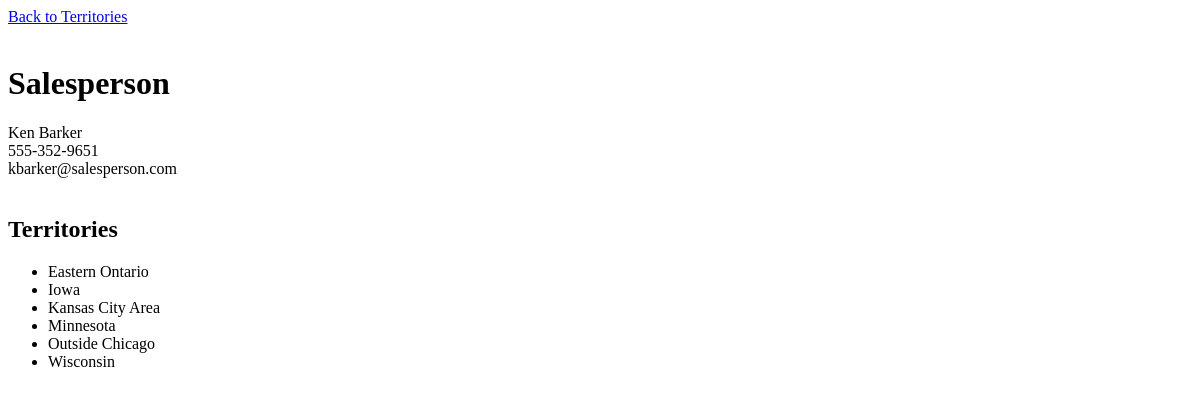
Before: /salesperson.php?id=5 with the older database file.
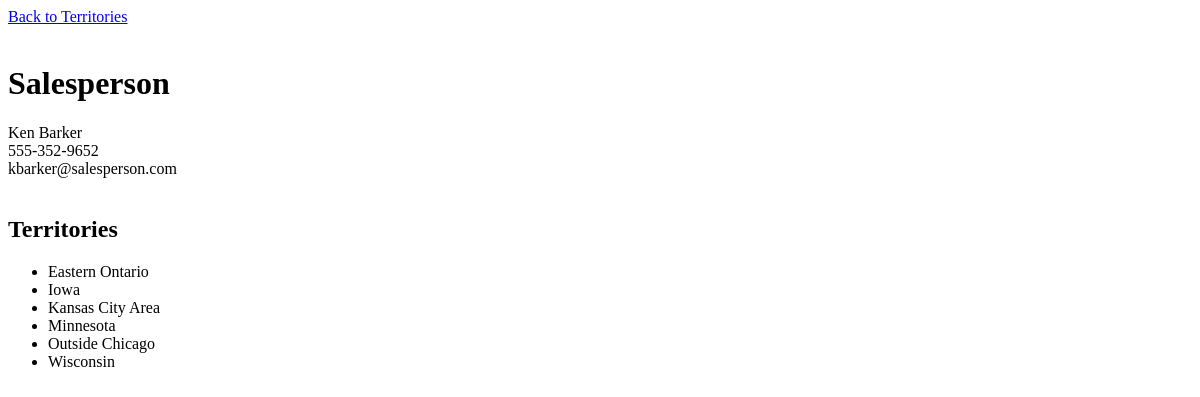
After: the same page with the newer database file.
### tables this page shows
CREATE TABLE `salespeople` (
  `id` int(11) NOT NULL AUTO_INCREMENT,
  `first_name` varchar(255) DEFAULT NULL,
  `last_name` varchar(255) DEFAULT NULL,
  `phone` varchar(255) DEFAULT NULL,
  `email` varchar(255) DEFAULT NULL,
  PRIMARY KEY (`id`)
);

### private/query_functions.php (called while the page is built, shortened)
<?php
  function find_salesperson_by_id($id=0) {
    global $db;
    $sql = "SELECT * FROM salespeople ";
    $sql .= "WHERE id='" . $id . "';";
    $salespeople_result = db_query($db, $sql);
    return $salespeople_result;
  }
  function find_territories_by_salesperson_id($id=0) {
    global $db;
    $sql = "SELECT * FROM territories ";
    $sql .= "LEFT JOIN salespeople_territories
              ON (territories.id = salespeople_territories.territory_id) ";
    $sql .= "WHERE salespeople_territories.salesperson_id='" . $id . "' ";
    $sql .= "ORDER BY territories.name ASC;";
    $territories_result = db_query($db, $sql);
    return $territories_result;
  }
?>

### private/database.php (called while the page is built, shortened)
<?php
  function db_query($connection, $sql) {
    $result_set = mysqli_query($connection, $sql);
    return $result_set;
  }
  function db_fetch_assoc($result_set) {
    return mysqli_fetch_assoc($result_set);
  }
?>

### private/functions.php (called while the page is built, shortened)
<?php
  function h($string="") {
    return htmlspecialchars($string);
  }
?>

### public/salesperson.php (the view, shortened to what this page needs)
<?php
  $id = $_GET['id'];
  $salespeople_result = find_salesperson_by_id($id);
  $row_count = db_num_rows($salespeople_result);
  if($row_count > 0) {
    $person = db_fetch_assoc($salespeople_result);
  } else {
    redirect_to('territories.php');
  }
?>
<?php include(SHARED_PATH . '/header.php'); ?>
<div id="main-content">
  <a href="territories.php">Back to Territories</a><br />
  <br />
  <div id="salesperson>">
    <h1>Salesperson</h1>
    <div class="details">
      <?php
        echo h($person['first_name']) . " " . h($person['last_name']);
        echo "<br />";
        echo h($person['phone']);
        echo "<br />";
        echo h($person['email']);
        echo "<br />";
      ?>
    </div>
    <br />
    <div id="territories">
      <h2>Territories</h2>
      <?php
        $territories_result = find_territories_by_salesperson_id($id);
        echo "<ul id=\"territories\">";
        while($territory = db_fetch_assoc($territories_result)) {
          echo "<li>" . h($territory['name']) . "</li>";
        }
        echo "</ul>";
      ?>
    </div>
  </div>
</div>
<?php include(SHARED_PATH . '/footer.php'); ?>

Changed rows visible on the page:
changed salespeople "Ken": phone "555-352-9651" → "555-352-9652"
